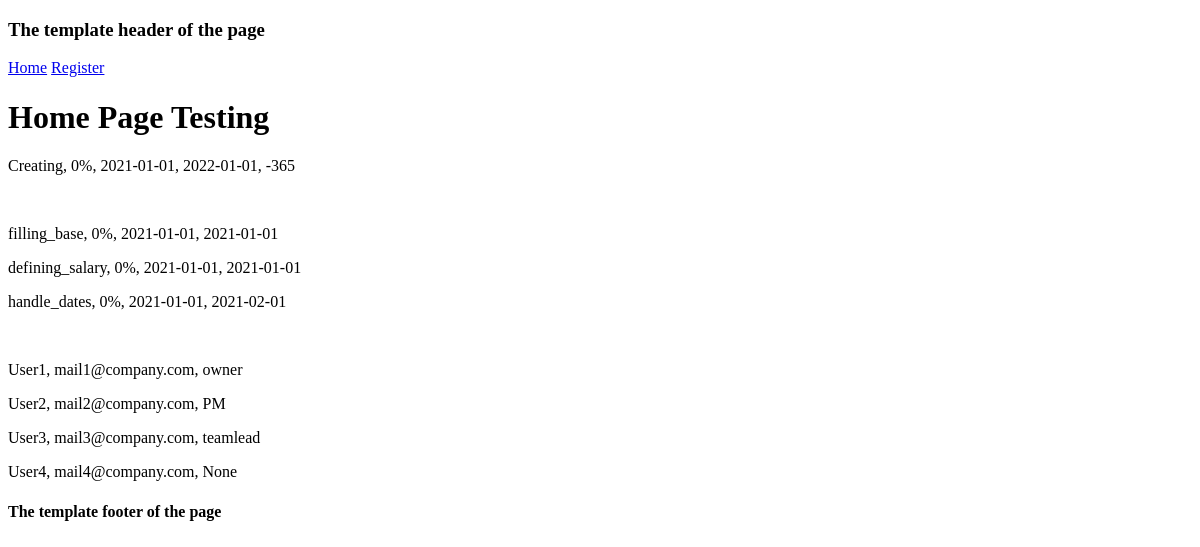
The app's page /home, older data.
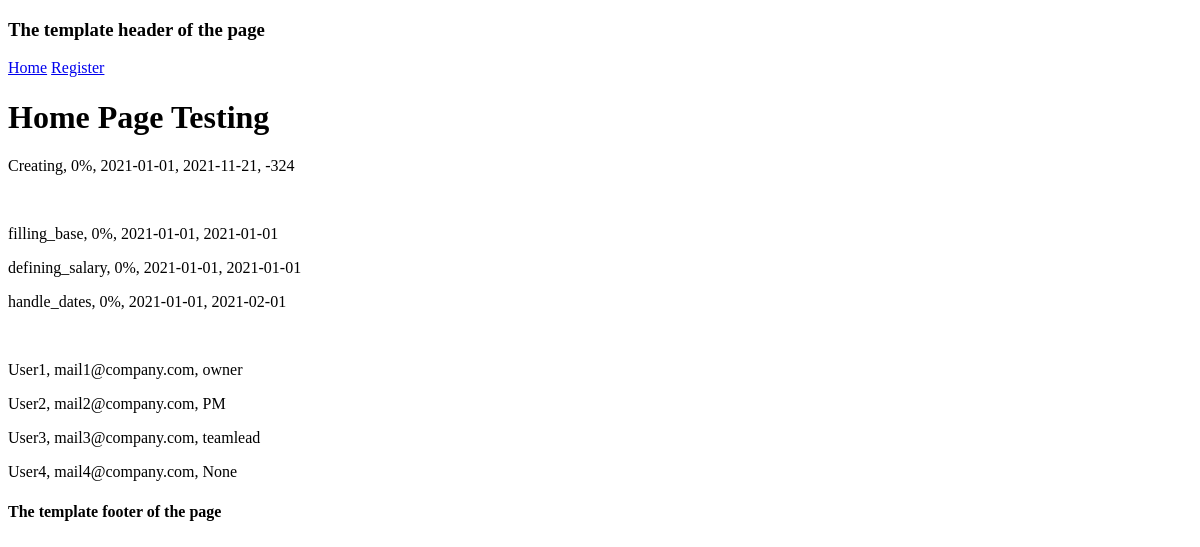
The same page, newer data.
### models/models.py (models this page shows, shortened)
class Project(db.Model):
    __table_args__ = {'extend_existing': True}
    id = db.Column(db.Integer(), primary_key=True)
    project_name = db.Column(db.String(length=30), nullable=False, unique=True)
    fulfilment = db.Column(db.Integer())
    project_started = db.Column(db.Date, nullable=False)
    project_deadline = db.Column(db.Date, nullable=False)
    currently_paid = db.Column(db.Integer(), nullable=False, default=0)
    predicted_project_salary = db.Column(db.Integer(), nullable=False, default=0)
    expected_project_salary = db.Column(db.Integer(), nullable=False, default=0)

### views/routes.py (the view)
@app.route("/")
@app.route("/home")
def home():
    projects = Project.query.all()
    tasks = Task.query.all()
    users = User.query.all()
    return render_template('home.html', projects=projects, tasks=tasks, users=users)

### models/models.py (called while the page is built)
    def __repr__(self):
        return f"Username: {self.username}, role: {self.role}"

### templates/home.html (shortened to what this page needs)
{% extends 'base.html' %}
{% block content %}
    <h1>Home Page Testing</h1>
    {% for project in projects %}
        {% set time_difference = project.project_started - project.project_deadline %}
        <p>{{ project.project_name }}, {{ project.fulfilment }}%, {{ project.project_started }}, {{ project.project_deadline }}, {{ time_difference.days }}</p>
    {% endfor %}
    <br>
    {% for task in tasks %}
        <p>{{ task.task_name }}, {{ task.task_fulfilment }}%, {{ task.task_started }}, {{ task.task_deadline }}</p>
    {% endfor %}
    <br>
    {% for user in users %}
        <p>{{ user.username }}, {{ user.email }}, {{ user.role }}</p>
    {% endfor %}
{% endblock content %}

Row changes from the older to the newer data that the page shows:
changed Project "Creating": project_deadline "2022-01-01" → "2021-11-21"; days "-365" → "-324"
